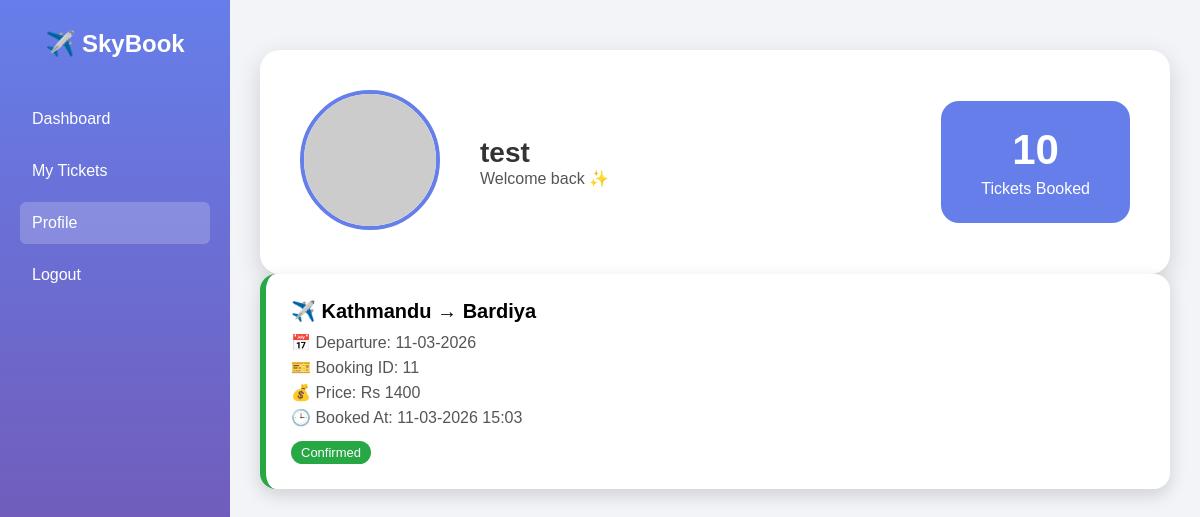
Page /client/profile.php (signed in) on the committed database.
### tables this page shows
CREATE TABLE `bookings` (
  `booking_id` int(11) NOT NULL,
  `username` varchar(50) NOT NULL,
  `route_id` int(11) NOT NULL,
  `booked_at` timestamp NOT NULL DEFAULT current_timestamp()
);

CREATE TABLE `routes` (
  `route_id` int(11) NOT NULL,
  `source` varchar(50) NOT NULL,
  `destination` varchar(50) NOT NULL,
  `departure_date` date NOT NULL,
  `total_seats` int(11) NOT NULL,
  `seats_left` int(11) NOT NULL,
  `price` int(11) NOT NULL
);

### client/profile.php (the view, shortened to what this page needs)
<?php
include "db_client.php";
$username = $_SESSION['username'];
$countSql = "SELECT COUNT(*) AS total FROM bookings WHERE username='$username'";
$countRes = $conn->query($countSql);
$count = $countRes->fetch_assoc()['total'];
$sql = "
SELECT
    b.booking_id,
    b.booked_at,
    r.source,
    r.destination,
    r.departure_date,
    r.price
FROM bookings b
JOIN routes r ON b.route_id = r.route_id
WHERE b.username = '$username'
ORDER BY b.booked_at DESC
";
$result = $conn->query($sql);
?>
<!DOCTYPE html>
<html>
<head>
</head>
<body>
<div class="sidebar">
    <h2>✈️ SkyBook</h2>
    <a href="dashboard.php">Dashboard</a>
    <a href="bookings.php">My Tickets</a>
    <a href="profile.php" class="active">Profile</a>
    <a href="logout.php">Logout</a>
</div>
<div class="main">
    <div class="profile-top">
        <div class="avatar">
            <img src="https://ui-avatars.com/api/?name=<?php echo $username; ?>&background=667eea&color=fff&size=200">
        </div>
        <div class="info">
            <h1><?php echo $username; ?></h1>
            <p>Welcome back ✨</p>
        </div>
        <div class="tickets-box">
            <h2><?php echo $count; ?></h2>
            <p>Tickets Booked</p>
        </div>
    </div>
     <div class="tickets">
        <?php
        if ($result->num_rows > 0) {
            while ($row = $result->fetch_assoc()) {
        ?>
        <div class="ticket">
            <div class="left">
                <div class="route">
                    ✈️ <?php echo $row['source']." → ".$row['destination']; ?>
                </div>
                <div class="info">📅 Departure: <?php echo date("d-m-Y", strtotime($row['departure_date'])); ?></div>
                <div class="info">🎫 Booking ID: <?php echo $row['booking_id']; ?></div>
                <div class="info">💰 Price: Rs <?php echo $row['price']; ?></div>
                <div class="info">🕒 Booked At: <?php echo date("d-m-Y H:i", strtotime($row['booked_at'])); ?></div>
                <span class="badge">Confirmed</span>
            </div>
        </div>
        <?php
            }
        } else {
            echo "<div class='empty'>You haven’t booked any tickets yet.</div>";
        }
        ?>
    </div>
</div>
</body>
</html>

### client/profile.php (style rules this page uses)
* { margin:0; padding:0; box-sizing:border-box; font-family: Arial, sans-serif; }
body { background:#f2f4f7; display:flex; }
.sidebar { width:230px; height:100vh; background:linear-gradient(180deg,#667eea,#764ba2); color:white; padding:30px 20px; position:fixed; }
.sidebar h2 { text-align:center; margin-bottom:40px; }
.sidebar a { display:block; padding:12px; margin-bottom:10px; color:white; text-decoration:none; border-radius:6px; }
.sidebar a.active, .sidebar a:hover { background:rgba(255,255,255,0.2); }
.main { margin-left:230px; padding:50px 30px; width:calc(100% - 230px); }
.profile-top { background:white; padding:40px; border-radius:20px; box-shadow:0 8px 25px rgba(0,0,0,0.15); display:flex; align-items:center; gap:40px; }
.avatar img { width:140px; height:140px; border-radius:50%; border:4px solid #667eea; }
.info h1 { color:#333; font-size:28px; }
.tickets-box { margin-left:auto; background:#667eea; color:white; padding:25px 40px; border-radius:18px; text-align:center; }
.tickets-box h2 { font-size:42px; }
.tickets-box p { font-size:16px; margin-top:6px; }
.tickets { display: flex; flex-direction: column; gap: 20px; }
.ticket { background: white; padding: 25px; border-radius: 16px; box-shadow: 0 6px 18px rgba(0,0,0,0.15); display: flex; justify-content: space-between; align-items: center; border-left: 6px solid #28a745; }
.left { width: 70%; }
.route { font-size: 20px; font-weight: bold; margin-bottom: 10px; }
.info { color: #555; margin: 6px 0; }
.badge { display: inline-block; margin-top: 8px; padding: 4px 10px; background: #28a745; color: white; border-radius: 12px; font-size: 13px; }

### rows in the picture
bookings: route.source "Kathmandu", route.destination "Bardiya", route.departure_date "11-03-2026", booking_id "11", route.price "1400", booked_at "11-03-2026 15:03"

### other values in the picture
$username "test"
$count "10"
